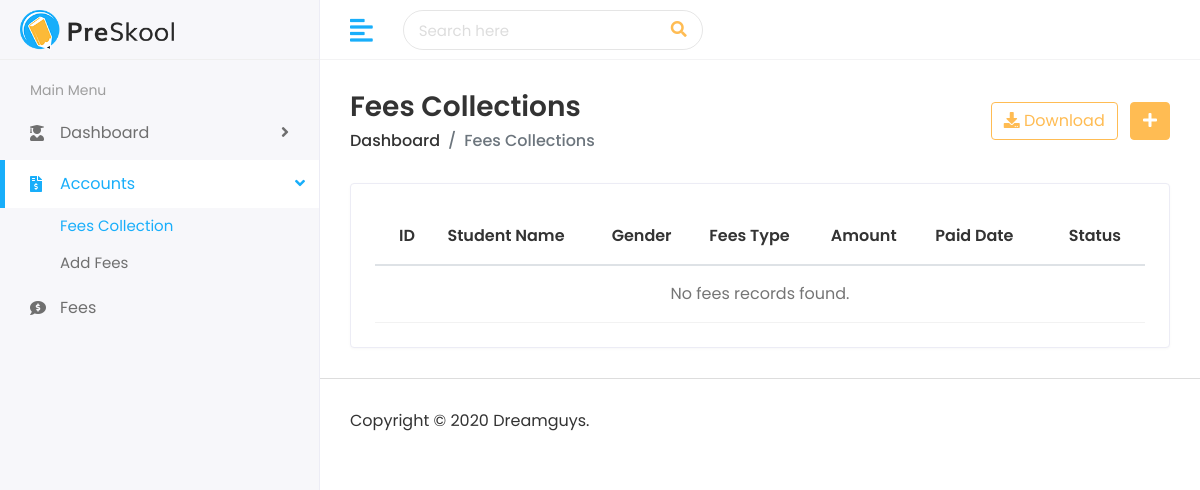
Before: /finance/list-fees/ with the older database file.
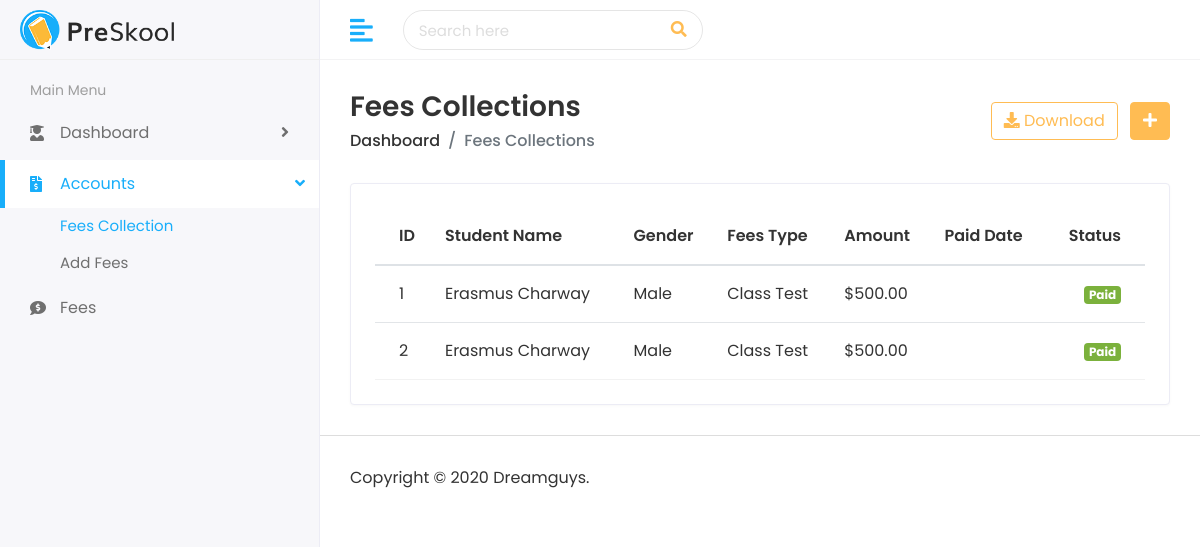
After: the same page with the newer database file.
### finance/models.py (models this page shows, shortened)
class Fees(models.Model):
    FEES_CHOICES = [
        ("class_test","Class_Test"),
        ("exams","Exams"),
        ("hostel","Hostel"),
        ("transport","Transport")
    ]
    user = models.ForeignKey(CustomUser, on_delete=models.SET_NULL,null=True,blank=True)
    student = models.ForeignKey('student.Student',on_delete=models.SET_NULL,null=True,blank=True, related_name='fee_records')
    amount = models.DecimalField(max_digits=10, decimal_places=2)
    exams_type = models.CharField(max_length=50, choices=FEES_CHOICES)
    date = models.DateField(blank=True,null=True)

### student/models.py (models this page shows, shortened)
class Student(models.Model):
    GENDER_CHOICES = (
        ('MALE', 'Male'),
        ('FEMALE', 'Female'),
        ('OTHER', 'Other'),
    )
    CLASS_CHOICES = [
        ("CRECHE", "Creche"),
        ("NURSERY_1", "Nursery 1"),
        ("NURSERY_2", "Nursery 2"),
        ("KINDERGARTEN", "Kindergarten"),
        ("UPPER_PRIMARY_4", "Upper Primary 4"),
        ("UPPER_PRIMARY_5", "Upper Primary 5"),
        ("UPPER_PRIMARY_6", "Upper Primary 6"),
        ("JHS_1", "JHS 1"),
        ("JHS_2", "JHS 2"),
        ("JHS_3", "JHS 3")
    ]
    user = models.OneToOneField(
        settings.AUTH_USER_MODEL,
        on_delete=models.CASCADE,
        related_name='student_profile',
        help_text="The user account associated with this student.",
        null=True,  # Allow null temporarily during creation
        blank=True
    )
    first_name = models.CharField(max_length=100)
    last_name = models.CharField(max_length=100)
    student_id = models.CharField(max_length=20, unique=True)
    student_class = models.CharField(max_length=100, choices=CLASS_CHOICES)
    religion = models.CharField(max_length=50, blank=True)  # Make optional
    parent = models.ForeignKey(  # Changed to ForeignKey
        Parent,
        on_delete=models.CASCADE,
        related_name='students'
    )
    slug = models.SlugField(unique=True, max_length=100)
    date_of_birth = models.DateField()
    gender = models.CharField(max_length=10, choices=GENDER_CHOICES)
    admission_number = models.CharField(max_length=20, unique=True)
    section = models.CharField(max_length=50)
    joining_date = models.DateField()  # Removed auto_now_add
    mobile_number = models.CharField(max_length=15)
    student_image = models.ImageField(upload_to='student_images/', null=True, blank=True)
    class Meta:
        ordering = ['last_name', 'first_name']
        verbose_name = "Student"
        verbose_name_plural = "Students"

### finance/views.py (the view)
# urls.py: path("list-fees/",views.list_student_fees, name="list-fees")
def list_student_fees(request, student_id=None):
    student = None
    if student_id:
        student = get_object_or_404(Student, student_id=student_id)
        fees = Fees.objects.filter(student=student)
    else:
        fees = Fees.objects.all()
    context = {
        "fees": fees,
        "student": student
    }
    return render(request, "finance/fees-collections.html", context)

### finance/templates/finance/fees-collections.html (shortened to what the changed rows need)
{% load static %}
<!DOCTYPE html>
<html lang="en">
<head>
  <link rel="stylesheet" href="{% static 'assets/plugins/bootstrap/css/bootstrap.min.css' %}">
  <link rel="stylesheet" href="{% static 'assets/plugins/fontawesome/css/fontawesome.min.css' %}">
  <link rel="stylesheet" href="{% static 'assets/plugins/fontawesome/css/all.min.css' %}">
  <link rel="stylesheet" href="{% static 'assets/plugins/datatables/datatables.min.css' %}">
  <link rel="stylesheet" href="{% static 'assets/css/style.css' %}">
</head>
<body>
<div class="main-wrapper">
  <div class="page-wrapper">
    <div class="content container-fluid">
      <div class="row">
        <div class="col-sm-12">
          <div class="card card-table">
            <div class="card-body">
              <div class="table-responsive">
                <table class="table table-hover table-center mb-0 datatable">
                  <thead>
                    <tr>
                      <th>ID</th>
                      <th>Student Name</th>
                      <th>Gender</th>
                      <th>Fees Type</th>
                      <th>Amount</th>
                      <th>Paid Date</th>
                      <th class="text-right">Status</th>
                    </tr>
                  </thead>
                  <tbody>
                    {% for fee in fees %}
                      <tr>
                        <td>{{ fee.id }}</td>
                        <td>{{ fee.student.first_name }} {{ fee.student.last_name }}</td>
                        <td>{{ fee.student.gender }}</td>
                        <td>{{ fee.exams_type }}</td>
                        <td>${{ fee.amount }}</td>
                        <td>{{ fee.created_at|date:"M d, Y" }}</td>
                        <td class="text-right">
                          <span class="badge badge-success">Paid</span>
                        </td>
                      </tr>
                    {% empty %}
                      <tr>
                        <td colspan="7" class="text-center text-muted">No fees records found.</td>
                      </tr>
                    {% endfor %}
                  </tbody>
                </table>
              </div>
            </div>
          </div>
        </div>
      </div>
    </div>
  </div>
</div>
</body>
</html>

Changed rows visible on the page:
added Fees: id "1", student.first_name "Erasmus", student.last_name "Charway", student.gender "Male", exams_type "Class Test", amount "500.00"
added Fees: id "2", student.first_name "Erasmus", student.last_name "Charway", student.gender "Male", exams_type "Class Test", amount "500.00"
Other visible differences:
text no longer shown: "No fees records found."
